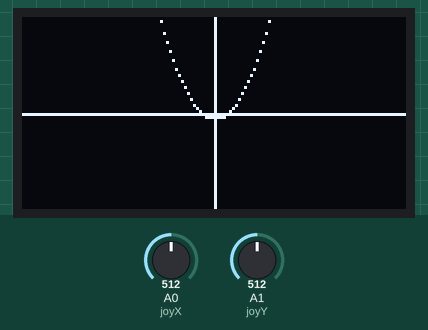
The sketch below on a simulated Arduino Uno, built with avr-gcc and run on an emulated ATmega328P. Parts: 128×64 one-colour display. The inputs (shaded band) are chosen by the test bench; at power-on: A0 (joyX) = 512, A1 (joyY) = 512. What the sketch prints to the serial monitor is not drawn.

Above: at 2.1 s.

The sketch:

Calculator.ino
```cpp
#include <SPI.h>
#include <Wire.h>
#include <Adafruit_GFX.h>
#include <Adafruit_SSD1306.h>

#define joyX A0
#define joyY A1
#define SCREEN_WIDTH 128 // OLED display width, in pixels
#define SCREEN_HEIGHT 64 // OLED display height, in pixels

#define OLED_RESET     -1 // Reset pin # (or -1 if sharing Arduino reset pin)
Adafruit_SSD1306 display(SCREEN_WIDTH, SCREEN_HEIGHT, &Wire, OLED_RESET);

int xMap, yMap, xValue, yValue, x;

void setup() {
  // put your setup code here, to run once:
  pinMode(2, INPUT);
  Serial.begin(115200);

  if(!display.begin(SSD1306_SWITCHCAPVCC, 0x3C)) { // Address 0x3D for 128x64
    Serial.println(F("SSD1306 allocation failed"));
    for(;;);
  }
  delay(2000);
  display.clearDisplay();

  display.setTextSize(1);
  display.setTextColor(WHITE);
  display.setCursor(0, 32);
  // Display static text
  display.println("Hello, world!");
  display.display();
  int cx = 0;
  int cy = 0;
}

void loop() {
  int x;
  bool sci = false;
  xValue = analogRead(joyX);
  yValue = analogRead(joyY);
  Serial.print(xValue);

  //Draw routines
  display.clearDisplay();
  if (sci == false) {
    display.drawLine(0, 32, 128, 32, WHITE);
    display.drawLine(64, 0, 64, 64, WHITE);
    for (int x = -64; x < 64; x++) {
      float equation = 0.1 * (pow(x, 2) -19);
      display.drawPixel(x + 64, (equation * (-1)) + 32, WHITE);
    }
  } else {
    float equation = (54 + 102);
    display.setCursor(0, 32);
    display.setTextColor(WHITE);
    display.setTextSize(1);
    display.println(equation);
  }
  display.display();

}
```
